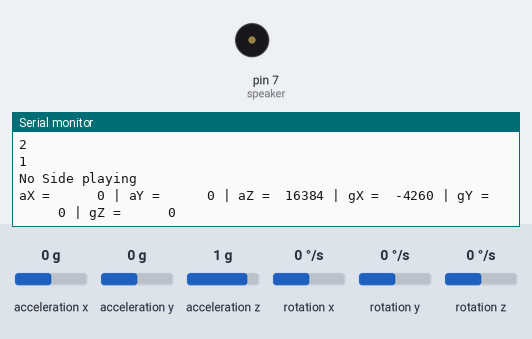
A sketch run on a simulated Arduino Uno, built with avr-gcc and run on an emulated ATmega328P. Parts: buzzer (waves = sounding, pin HIGH), the last lines printed to the serial monitor. Wiring (inferred from the names in the program): MPU-6050 motion sensor at I2C address 0x68. The inputs (shaded band) are chosen by the test bench; at power-on: acceleration x 0 g, acceleration y 0 g, acceleration z 1 g, rotation x 0 °/s, rotation y 0 °/s, rotation z 0 °/s. Storage starts empty; random numbers use the default seed unless the sketch sets one; the audio player accepts every command and is not drawn.

Above: at 1.8 s.
1.9 s: acceleration x set to -1.4 g
At 2.9 s:
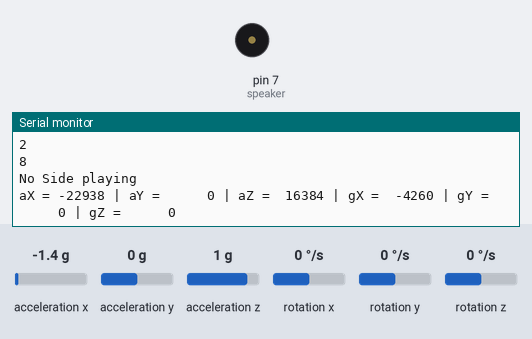
4.6 s: acceleration y set to -1.4 g
At 5.6 s:
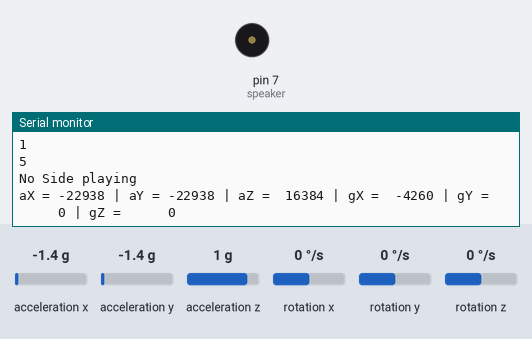
7.8 s: acceleration z set to -1.4 g
At 9.2 s:
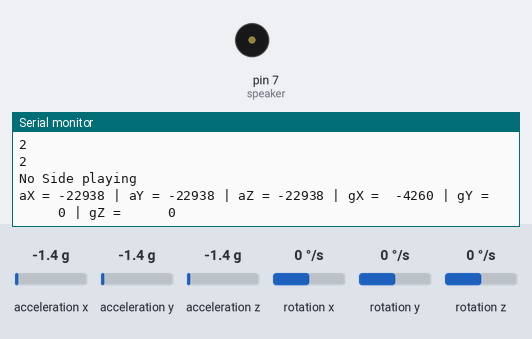
10.9 s: rotation x set to -192 °/s
At 12.4 s:
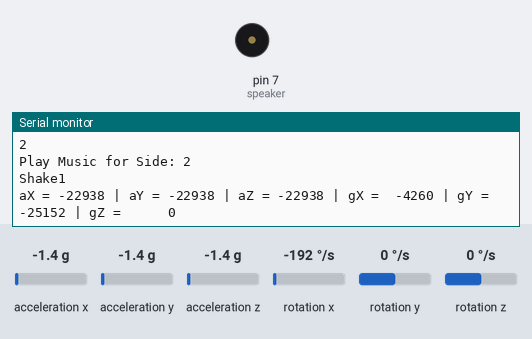
Timing chart, 0 to 13.9 s (numbered marks = the images above; inputs shaded):
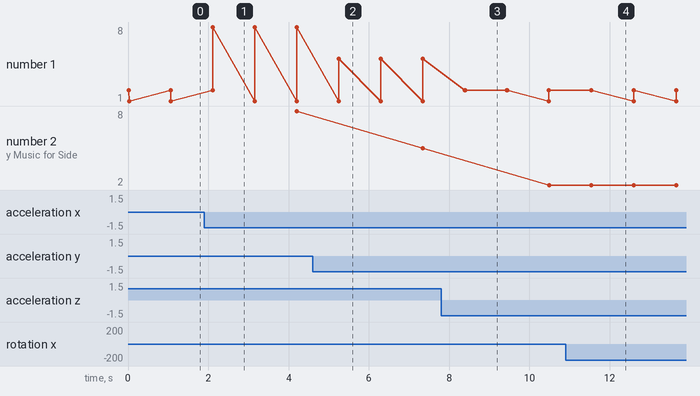

The sketch:

combined.ino
```cpp
#include "SD.h"
#define SD_ChipSelectPin 10
#include "TMRpcm.h"
#include "SPI.h"
#include "Wire.h"  // This library allows you to communicate with I2C devices.

TMRpcm tmrpcm;


const int MPU_ADDR = 0x68;  // I2C address of the MPU-6050. If AD0 pin is set to HIGH, the I2C address will be 0x69.

int16_t accelerometer_x, accelerometer_y, accelerometer_z;  // variables for accelerometer raw data
int16_t gyro_x, gyro_y, gyro_z;                             // variables for gyro raw data
//int16_t temperature; // variables for temperature data

char tmp_str[7];  // temporary variable used in convert function

int currentPlayingSide = 0;
bool running = true;

int speaker = 7;

int tolerance = 100000;

int sideNumber;

int storage[3] = { 0, 0, 0 };
int storageIndex = 0;

int shakeStorage[3] = { 0, 0 };
int shakeStorageIndex = 0;

int side8[3] = { -15000, 0, -1000 };
int side7[3] = { -5000, -7000, -14000 };
int side4[3] = { 5000, -15000, -500 };
int side1[3] = { -5000, -7300, 10500 };
int side6[3] = { -4500, 15500, -1500 };
int side5[3] = { 6200, 7300, -14000 };
int side3[3] = { 15000, 0, 0 };
int side2[3] = { 5700, 8000, 12000 };


bool checkSide(int side[3], int x, int y, int z) {
  if (abs(side[0] - x) < tolerance && abs(side[1] - y) < tolerance && abs(side[2] - z) < tolerance) {
    return true;
  }
  return false;
}

int getCurrentSide(int x, int y, int z) {
  if (checkSide(side1, x, y, z)) {
    return 1;
  }
  if (checkSide(side2, x, y, z)) {
    return 2;
  }
  if (checkSide(side3, x, y, z)) {
    return 3;
  }
  if (checkSide(side4, x, y, z)) {
    return 4;
  }
  if (checkSide(side5, x, y, z)) {
    return 5;
  }
  if (checkSide(side6, x, y, z)) {
    return 6;
  }
  if (checkSide(side7, x, y, z)) {
    return 7;
  }
  if (checkSide(side8, x, y, z)) {
    return 8;
  }
  return 0;
}


int getDistance(int side[3], int x, int y, int z) {
  int dist = sqrt(pow(side[0] - x, 2) + pow(side[1] - y, 2) + pow(side[2] - z, 2));
  //Serial.println(dist);
  //Serial.println(pow(side[0] - x, 2) + pow(side[1] - y, 2) + pow(side[2] - z, 2));

  return abs(dist);
}

int getCurrentSideNew(int x, int y, int z) {
  int foundSide = 0;
  int smallestDistance = tolerance;
  int currentDistance;

  // Serial.println("Before:");
  // Serial.println(smallestDistance);


  // if (currentDistance < smallestDistance) {
  //   foundSide = 1;
  //   smallestDistance = currentDistance;
  // }

  //Side one is the default, if
  currentDistance = getDistance(side1, x, y, z);
  foundSide = 1;
  smallestDistance = currentDistance;
  // Serial.println("After:");
  // Serial.println(smallestDistance);

  currentDistance = getDistance(side2, x, y, z);
  if (currentDistance < smallestDistance) {
    foundSide = 2;
    smallestDistance = currentDistance;
  }
  currentDistance = getDistance(side3, x, y, z);
  if (currentDistance < smallestDistance) {
    foundSide = 3;
    smallestDistance = currentDistance;
  }
  currentDistance = getDistance(side4, x, y, z);
  if (currentDistance < smallestDistance) {
    foundSide = 4;
    smallestDistance = currentDistance;
  }
  currentDistance = getDistance(side5, x, y, z);
  if (currentDistance < smallestDistance) {
    foundSide = 5;
    smallestDistance = currentDistance;
  }
  currentDistance = getDistance(side6, x, y, z);
  if (currentDistance < smallestDistance) {
    foundSide = 6;
    smallestDistance = currentDistance;
  }
  currentDistance = getDistance(side7, x, y, z);
  if (currentDistance < smallestDistance) {
    foundSide = 7;
    smallestDistance = currentDistance;
  }
  currentDistance = getDistance(side8, x, y, z);
  if (currentDistance < smallestDistance) {
    foundSide = 8;
    smallestDistance = currentDistance;
  }
  //Serial.println(smallestDistance);
  return foundSide;
}

char* convert_int16_to_str(int16_t i) {  // converts int16 to string. Moreover, resulting strings will have the same length in the debug monitor.
  sprintf(tmp_str, "%6d", i);
  return tmp_str;
}


void updateAcc() {
  accelerometer_x = Wire.read() << 8 | Wire.read();  // reading registers: 0x3B (ACCEL_XOUT_H) and 0x3C (ACCEL_XOUT_L)
  accelerometer_y = Wire.read() << 8 | Wire.read();  // reading registers: 0x3D (ACCEL_YOUT_H) and 0x3E (ACCEL_YOUT_L)
  accelerometer_z = Wire.read() << 8 | Wire.read();  // reading registers: 0x3F (ACCEL_ZOUT_H) and 0x40 (ACCEL_ZOUT_L)

  //temperature = Wire.read()<<8 | Wire.read(); // reading registers: 0x41 (TEMP_OUT_H) and 0x42 (TEMP_OUT_L)
  gyro_x = Wire.read() << 8 | Wire.read();  // reading registers: 0x43 (GYRO_XOUT_H) and 0x44 (GYRO_XOUT_L)
  gyro_y = Wire.read() << 8 | Wire.read();  // reading registers: 0x45 (GYRO_YOUT_H) and 0x46 (GYRO_YOUT_L)
  gyro_z = Wire.read() << 8 | Wire.read();  // reading registers: 0x47 (GYRO_ZOUT_H) and 0x48 (GYRO_ZOUT_L)
}

void updateSideNumber() {
  sideNumber = getCurrentSideNew(accelerometer_x, accelerometer_y, accelerometer_z);
  storage[storageIndex] = sideNumber;
  int length = sizeof(storage) / sizeof(storage[0]);
  storageIndex = (storageIndex + 1) % length;
  Serial.println(sideNumber);
}

bool checkSide(int side) {
  bool isFound = true;
  int length = sizeof(storage) / sizeof(storage[0]);
  for (int i = 0; i < length; i++) {
    if (storage[i] != side) {
      isFound = false;
    }
  }
  return isFound;
}

void updateShake(int isShake) {
  shakeStorage[shakeStorageIndex] = isShake;
  int length = sizeof(shakeStorage) / sizeof(shakeStorage[0]);
  shakeStorageIndex = (shakeStorageIndex + 1) % length;
  //Serial.println("isShake:");
  //Serial.println(isShake);
}


bool checkShake() {
  bool isFound = true;
  int length = sizeof(shakeStorage) / sizeof(shakeStorage[0]);
  for (int i = 0; i < length; i++) {
    if (shakeStorage[i] == 0) {
      isFound = false;
    }
  }
  return isFound;
}


void setup() {
  tmrpcm.speakerPin = 9;
  Serial.begin(9600);
  Serial.println("Started");
  if (!SD.begin(SD_ChipSelectPin)) {
    Serial.println("SD fail");
    return;
  }
  tmrpcm.setVolume(3);

  Serial.begin(9600);
  Wire.begin();
  Wire.beginTransmission(MPU_ADDR);  // Begins a transmission to the I2C slave (GY-521 board)
  Wire.write(0x6B);                  // PWR_MGMT_1 register
  Wire.write(0);                     // set to zero (wakes up the MPU-6050)
  Wire.endTransmission(true);

  pinMode(speaker, OUTPUT);
}

void loop() {
  Wire.beginTransmission(MPU_ADDR);
  Wire.write(0x3B);                         // starting with register 0x3B (ACCEL_XOUT_H) [MPU-6000 and MPU-6050 Register Map and Descriptions Revision 4.2, p.40]
  Wire.endTransmission(false);              // the parameter indicates that the Arduino will send a restart. As a result, the connection is kept active.
  Wire.requestFrom(MPU_ADDR, 7 * 2, true);  // request a total of 7*2=14 registers

  // "Wire.read()<<8 | Wire.read();" means two registers are read and stored in the same variable
  updateAcc();


  //Serial.print("Running: ");
  //Serial.println(running);

  int rand = random(1, 3);
  Serial.println(rand);


  if (running) {

    updateSideNumber();


    if (checkSide(1)) {
      if (currentPlayingSide != sideNumber) {
        if (rand == 1) {
          tmrpcm.play("re1.wav");
        } else {
          tmrpcm.play("re2.wav");
        }
        currentPlayingSide = sideNumber;
      }
    }

    //Check for side 2
    if (checkSide(2)) {
      if (currentPlayingSide != sideNumber) {
        if (rand == 1) {
          tmrpcm.play("so1.wav");
        } else {
          tmrpcm.play("so2.wav");
        }
        currentPlayingSide = sideNumber;
      }
    }

    //Check for side 3
    if (checkSide(3)) {
      if (currentPlayingSide != sideNumber) {
        if (rand == 1) {
          tmrpcm.play("co1.wav");
        } else {
          tmrpcm.play("co2.wav");
        }
        currentPlayingSide = sideNumber;
      }
    }

    //Check for side 4
    if (checkSide(4)) {
      if (currentPlayingSide != sideNumber) {
        if (rand == 1) {
          tmrpcm.play("pr1.wav");
        } else {
          tmrpcm.play("pr2.wav");
        }

        currentPlayingSide = sideNumber;
      }
    }

    if (checkSide(5)) {
      if (currentPlayingSide != sideNumber) {
        if (rand == 1) {
          tmrpcm.play("ac1.wav");
        } else {
          tmrpcm.play("ac2.wav");
        }
        currentPlayingSide = sideNumber;
      }
    }

    if (checkSide(6)) {
      if (currentPlayingSide != sideNumber) {
        // if (rand == 1) {
        //   tmrpcm.play("am1.wav");
        // } else {
        //   tmrpcm.play("am2.wav");
        // }

        currentPlayingSide = sideNumber;
      }
    }

    if (checkSide(7)) {
      if (currentPlayingSide != sideNumber) {
        if (rand == 1) {
          tmrpcm.play("cr1.wav");
        } else {
          tmrpcm.play("cr2.wav");
        }
        currentPlayingSide = sideNumber;
      }
    }

    if (checkSide(8)) {
      if (currentPlayingSide != sideNumber) {
        if (rand == 1) {
          tmrpcm.play("mi1.wav");
        } else {
          tmrpcm.play("mi2.wav");
        }

        currentPlayingSide = sideNumber;
      }
    }


    if (checkSide(1) || checkSide(2) || checkSide(3) || checkSide(4) || checkSide(5) || checkSide(6) || checkSide(7) || checkSide(8)) {
      Serial.print("Play Music for Side: ");
      Serial.println(sideNumber);
    } else {
      //if no side could be identified stop the Music
      Serial.println("No Side playing");
      tmrpcm.disable();
      //noTone(speaker);
      currentPlayingSide = 0;
    }
  } else {
    tmrpcm.disable();
    //noTone(speaker);
    currentPlayingSide = 0;
  }


  if (abs(gyro_y) + abs(gyro_z) > 10000) {
    Serial.println("Shake1");
    //delay(1000);
    //Serial.println("Shake2");
    //updateAcc();
    // if (abs(gyro_y) + abs(gyro_z) > 5000) {
    //   if (!running) {
    //     Serial.println("Start Music");
    //     tmrpcm.play("start.wav");
    //     delay(2000);
    //     tmrpcm.disable();
    //     running = true;
    //   } else {
    //     Serial.println("Stop Music");
    //     tmrpcm.play("stop.wav");
    //     delay(2000);
    //     tmrpcm.disable();
    //     running = false;
    //   }
    // }
  }

  // if (abs(gyro_y) + abs(gyro_z) > 5000) {
  //   updateShake(1);
  // } else {
  //   updateShake(0);
  // }

  // if (checkShake()) {
  //   Serial.println("SHAKE");
  //   if (!running) {
  //     Serial.println("Start Music");
  //     tmrpcm.play("start.wav");
  //     delay(2000);
  //     tmrpcm.disable();
  //     running = true;
  //   } else {
  //     Serial.println("Stop Music");
  //     tmrpcm.play("stop.wav");
  //     delay(2000);
  //     tmrpcm.disable();
  //     running = false;
  //   }
  // }


  // print out data
  Serial.print("aX = ");
  Serial.print(convert_int16_to_str(accelerometer_x));
  Serial.print(" | aY = ");
  Serial.print(convert_int16_to_str(accelerometer_y));
  Serial.print(" | aZ = ");
  Serial.print(convert_int16_to_str(accelerometer_z));
  // the following equation was taken from the documentation [MPU-6000/MPU-6050 Register Map and Description, p.30]
  //Serial.print(" | tmp = "); Serial.print(temperature/340.00+36.53);
  Serial.print(" | gX = ");
  Serial.print(convert_int16_to_str(gyro_x));
  Serial.print(" | gY = ");
  Serial.print(convert_int16_to_str(gyro_y));
  Serial.print(" | gZ = ");
  Serial.print(convert_int16_to_str(gyro_z));
  Serial.println();

  // delay
  delay(1000);
}


// char* getSong(char* type) {
//   if ("active" == type) {
//     return "Active_2.wav";
//   }
//   if ("relaxed" == type) {
//     return "Relaxed_2.wav";
//   }
//   if ("concentrated" == type) {
//     return "Concentrated_1.wav";
//   }
//   if ("productive" == type) {
//     return "Productive_1.wav";
//   }
//   if ("social" == type) {
//     return "Social_1.wav";
//   }
//   if ("creative" == type) {
//     return "Creative_1.wav";
//   }
//   if ("mindful" == type) {
//     return "Mindful_1.wav";
//   }
//   if ("amusing" == type) {
//     return "Amusing_1.wav";
//   }
// }

// void handleSide(int number, int side[3], char* mood) {
//   Serial.println("Found: " + number);
//   delay(1000);
//   bool newResult = check(side, accelerometer_x, accelerometer_y, accelerometer_z);
//   if (newResult && currentPlayingSide != number) {
//     Serial.println("Play Music for Side " + number);
//     Serial.println(getSong(mood));

//     tmrpcm.play(getSong(mood));
//     //tmrpcm.play("Active_2.wav");
//     currentPlayingSide = number;
//   }
// }


//Serial.println("Running");
//bool resultTesting = check(sideTesting, accelerometer_x, accelerometer_y, accelerometer_z);

// if (resultTesting) {
//   Serial.println("Found Test");
//   delay(1000);
//   bool newResult = check(sideTesting, accelerometer_x, accelerometer_y, accelerometer_z);
//   if (newResult && currentPlayingSide != 9) {
//     Serial.println("Play Music for Side 9 (Test)");
//     tmrpcm.play("test.wav");
//     //tone(speaker, 1000);
//     currentPlayingSide = 9;
//   }
// }
// if (result7) {
//   handleSide(7, side7, "creative");
// }
// if (result7) {
//   Serial.println("Found 7");
//   delay(1000);
//   bool newResult = check(side7, accelerometer_x, accelerometer_y, accelerometer_z);
//   if (newResult && currentPlayingSide != 7) {
//     Serial.println("Play Music for Side 7");
//     tmrpcm.play(getSong("relaxed"));
//     currentPlayingSide = 7;
//   }
// }
// if (result6) {
//   Serial.println("Found 6");
//   delay(1000);
//   bool newResult = check(side6, accelerometer_x, accelerometer_y, accelerometer_z);
//   if (newResult && currentPlayingSide != 6) {
//     Serial.println("Play Music for Side 7");
//     tmrpcm.play(getSong("relaxed"));
//     currentPlayingSide = 7;
//   }
// }
```

Measured:
- after the input at 1.9 s, the serial monitor: prints a new line after 0.21 s (image 1)
- after the input at 4.6 s, the serial monitor: prints a new line after 0.66 s (image 2)
- after the input at 7.8 s, the serial monitor: prints a new line after 0.62 s (image 3)
- after the input at 10.9 s, the serial monitor: prints a new line after 0.67 s (image 4)
- plotted number 1: 1 → 8 after the input at 1.9 s, 8 → 5 after the input at 4.6 s
- plotted number 2: 8 → 5 after the input at 4.6 s
